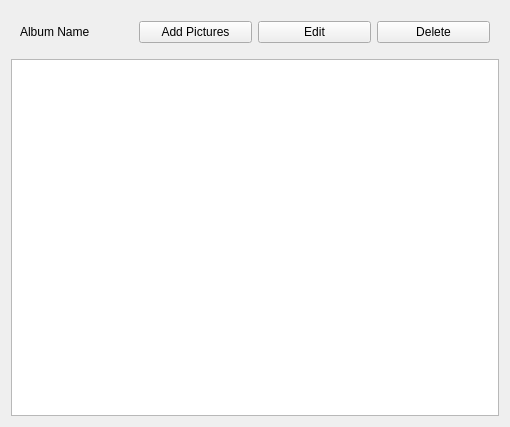
<?xml version="1.0" encoding="UTF-8"?>
<ui version="4.0">
 <class>AlbumWidget</class>
 <widget class="QWidget" name="AlbumWidget">
  <property name="geometry">
   <rect>
    <x>0</x>
    <y>0</y>
    <width>510</width>
    <height>427</height>
   </rect>
  </property>
  <property name="windowTitle">
   <string>Form</string>
  </property>
  <layout class="QVBoxLayout" name="verticalLayout">
   <item>
    <widget class="QFrame" name="albumInfoFrame">
     <layout class="QHBoxLayout" name="horizontalLayout">
      <property name="topMargin">
       <number>10</number>
      </property>
      <property name="bottomMargin">
       <number>10</number>
      </property>
      <item>
       <widget class="QLabel" name="albumName">
        <property name="text">
         <string>Album Name</string>
        </property>
       </widget>
      </item>
      <item>
       <widget class="QPushButton" name="addPicturesButton">
        <property name="text">
         <string>Add Pictures</string>
        </property>
        <property name="icon">
         <iconset resource="resource.qrc">
          <normaloff>:/icons/photo-add.png</normaloff>:/icons/photo-add.png</iconset>
        </property>
       </widget>
      </item>
      <item>
       <widget class="QPushButton" name="editButton">
        <property name="text">
         <string>Edit</string>
        </property>
        <property name="icon">
         <iconset resource="resource.qrc">
          <normaloff>:/icons/album-edit.png</normaloff>:/icons/album-edit.png</iconset>
        </property>
       </widget>
      </item>
      <item>
       <widget class="QPushButton" name="deleteButton">
        <property name="text">
         <string>Delete</string>
        </property>
        <property name="icon">
         <iconset resource="resource.qrc">
          <normaloff>:/icons/album-delete.png</normaloff>:/icons/album-delete.png</iconset>
        </property>
       </widget>
      </item>
     </layout>
    </widget>
   </item>
   <item>
    <widget class="QListView" name="thumbnailListView"/>
   </item>
  </layout>
 </widget>
 <resources>
  <include location="resource.qrc"/>
 </resources>
 <connections/>
</ui>
